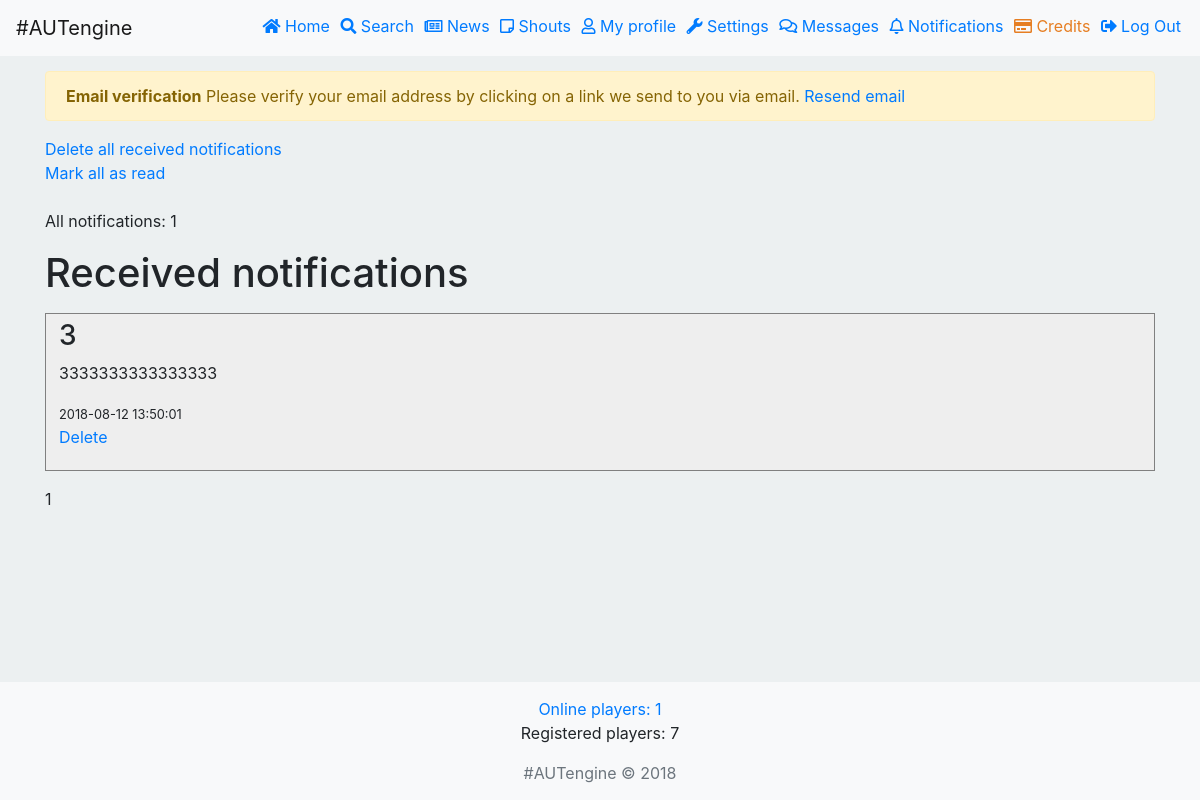
Screenshot of /notifications.php (signed in) with the database file from the repository.
### tables this page shows
CREATE TABLE `notifications` (
  `ID` int(11) NOT NULL,
  `receiverID` int(11) NOT NULL,
  `title` text NOT NULL,
  `content` text NOT NULL,
  `sentTime` int(11) NOT NULL,
  `notificationRead` tinyint(1) NOT NULL DEFAULT '0'
);

### notifications.php (the view, shortened to what this page needs)
<?php
	require "scripts/connection.php";
	require "scripts/mainFuncs.php";
	$settingsIncludes .= '
	<link rel="stylesheet" href="https://cdnjs.cloudflare.com/ajax/libs/toastr.js/latest/toastr.min.css">
	<link rel="stylesheet" href="styles/style.css">
	<script src="scripts/js/modernizr.js"></script>';
	$page = 1;
	$sPage = $page;
	if($sPage <= 1) $sPage = 0;
	else {
		$sPage --;
		$sPage *= 10;
	}
	$sPageMax = $sPage + 10;
	$notificationsText = "";
	$query = "SELECT * FROM `notifications` WHERE `receiverID`='".$_SESSION['userID']."' ORDER BY `ID` DESC LIMIT ".$sPage.", ".$sPageMax;
	$getNotifications = mysqli_query($connection, $query);
	while($row = mysqli_fetch_array($getNotifications))
	{
		$new = "";
		$notificationsText .= '
		<section class="notificationsSection '.$new.'">
			<h3>'.htmlspecialchars($row['title']).'</h3>
			<p>'.($row['content']).'</p>
			<small>'.date("Y-m-d H:i:s", $row['sentTime']).'</small>
			<p>
				<a class="delete-link cd-popup-trigger" id="'.$row['ID'].'" href="javascript:void(0);">Delete</a>
			</p>
		</section>
		';
	}
?>
<!DOCTYPE html>
<html>
<?php include("html/head.php"); ?>
<body>
	<?php include("html/header.php"); ?>
	<?php
		$allNotifications = mysqli_num_rows(mysqli_query($connection, "SELECT * FROM `notifications` WHERE `receiverID`='".$_SESSION['userID']."'"));
		echo '<a class="delete-link cd-popup-trigger" id="all" href="javascript:void(0);">Delete all received notifications</a> <br>
		<a id="all-read" href="javascript:void(0);">Mark all as read</a> <br><br>';
		echo '<p>All notifications: <span id="notifs-number">'.$allNotifications.'</span></p>';
		echo '<h1>Received notifications</h1>';
		echo "<p id='no-notifs'>".$notificationsText."</p>";
		echo $page;
	?>
	<?php include("html/footer.php"); ?>
</body>
</html>

### styles/default.css (style rules this page uses)
body { min-width: 1050px; }
.messageSection, .notificationsSection { border: 1px solid grey; box-sizing: border-box; word-wrap: break-word; }

### styles/style.css (style rules this page uses)
html * { -webkit-font-smoothing: antialiased; -moz-osx-font-smoothing: grayscale; }
*, *:after, *:before { -webkit-box-sizing: border-box; -moz-box-sizing: border-box; box-sizing: border-box; }
body { font-size: 100%; font-family: "Lato", sans-serif; color: #8f9cb5; background-color: #ffd88f; }
a { color: #35a785; text-decoration: none; }
@media only screen and (min-width: 1170px) { .cd-popup-trigger { margin: 6em auto; } }

### styles/custom.css (style rules this page uses)
html { position: relative; min-height: 100%; }
body { background-color: #ecf0f1; margin-bottom: 120px; }
.messageSection, .notificationsSection { padding: 5px 13px; margin: 5px 0; background-color: #EEE; }

### rows the page displays
notifications: title "3", content "3333333333333333", sentTime "2018-08-12 13:50:01"

### other values shown
$allNotifications "1"
$page "1"
User::onlineUsers() "1"
registeredPlayers() "7"
